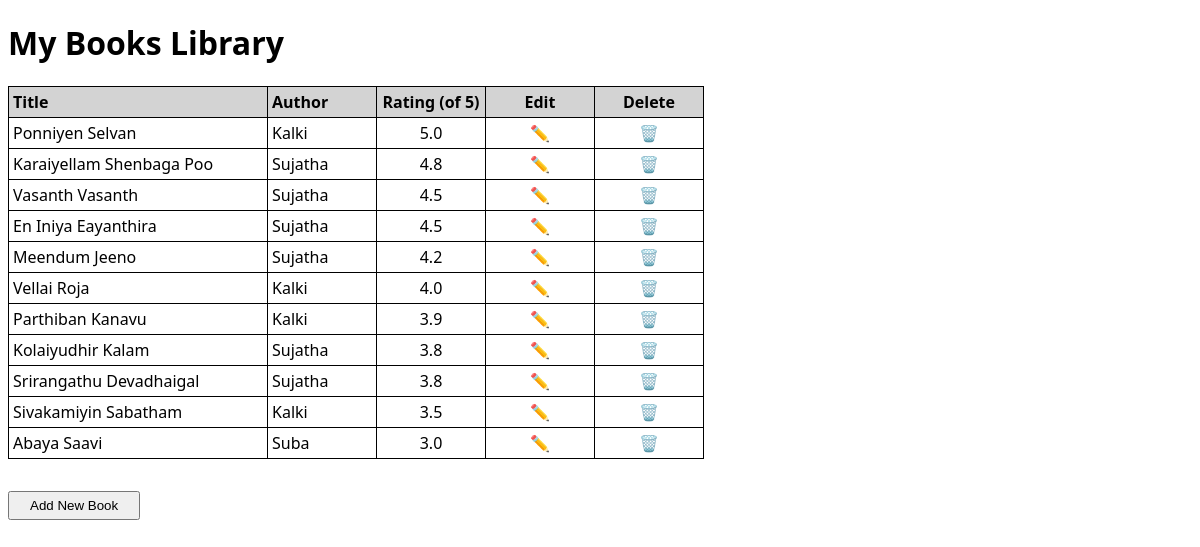
The page / on the database its author committed.
### main.py (models this page shows, shortened)
class Books(db.Model):
    id = db.Column(db.Integer, primary_key=True)
    title = db.Column(db.String(200), unique=True, nullable=False)
    author = db.Column(db.String(200), nullable=False)
    rating = db.Column(db.Float, nullable=False)

### main.py (the view)
@app.route('/')
def home():
    all_books = db.session.query(Books).order_by(Books.rating.desc()).all()
    return render_template('index.html', data=all_books)

### templates/index.html (shortened to what this page needs)
<!DOCTYPE html>
<html lang="en">
<head>
    <link rel="stylesheet" href="{{ url_for('static', filename='style.css') }}">
</head>
<body>
<h1>My Books Library</h1>
{% if data %}
<table>
    <tr>
        <th class="title">Title</th>
        <th>Author</th>
        <th class="center">Rating (of 5)</th>
        <th class="center">Edit</th>
        <th class="center">Delete</th>
    </tr>
    {% for item in data %}
    <tr>
        <td>{{item['title']}}</td>
        <td>{{item['author']}}</td>
        <td class="center">{{item['rating']}}</td>
        <td class="center"><a href="{{ url_for('edit', id=item.id) }}">✏</a>️</td>
        <td class="center"><a href="{{ url_for('delete', id=item.id) }}">🗑️️</a></td>
    </tr>
    {% endfor %}
</table>
{% else %}
Library is empty!
{% endif %}
<br>
<a href="{{url_for('add')}}"><button>Add New Book</button></a>
</body>
</html>

### static/style.css (style rules this page uses)
body { font-family: "Noto Sans", sans-serif; width: 100% }
button { margin-left: 88px; margin-top: 10px; padding: 5px 20px; }
th { text-align: left; width: 100px; background-color: #D3D3D3; }
.title { width: 250px; }
.center { text-align: center; }
table, th, td { border: 1px solid black; border-collapse: collapse; padding: 4px; }
a:link { text-decoration: none; }
button { margin-left: 0; }

### rows shown on the page
Books: title "Ponniyen Selvan", author "Kalki", rating "5.0"
Books: title "Karaiyellam Shenbaga Poo", author "Sujatha", rating "4.8"
Books: title "Vasanth Vasanth", author "Sujatha", rating "4.5"
Books: title "En Iniya Eayanthira", author "Sujatha", rating "4.5"
Books: title "Meendum Jeeno", author "Sujatha", rating "4.2"
Books: title "Vellai Roja", author "Kalki", rating "4.0"
Books: title "Parthiban Kanavu", author "Kalki", rating "3.9"
Books: title "Kolaiyudhir Kalam", author "Sujatha", rating "3.8"
Books: title "Srirangathu Devadhaigal", author "Sujatha", rating "3.8"
Books: title "Sivakamiyin Sabatham", author "Kalki", rating "3.5"
Books: title "Abaya Saavi", author "Suba", rating "3.0"
